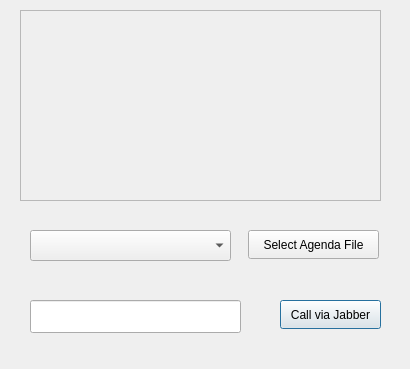
<?xml version="1.0" encoding="UTF-8"?>
<ui version="4.0">
 <class>Dialog</class>
 <widget class="QDialog" name="Dialog">
  <property name="geometry">
   <rect>
    <x>0</x>
    <y>0</y>
    <width>410</width>
    <height>369</height>
   </rect>
  </property>
  <property name="windowTitle">
   <string>Dialog</string>
  </property>
  <widget class="QTextBrowser" name="statusBox">
   <property name="enabled">
    <bool>false</bool>
   </property>
   <property name="geometry">
    <rect>
     <x>20</x>
     <y>10</y>
     <width>361</width>
     <height>191</height>
    </rect>
   </property>
  </widget>
  <widget class="QPushButton" name="callButton">
   <property name="geometry">
    <rect>
     <x>280</x>
     <y>300</y>
     <width>101</width>
     <height>29</height>
    </rect>
   </property>
   <property name="text">
    <string>Call via Jabber</string>
   </property>
  </widget>
  <widget class="QComboBox" name="agendaDropDown">
   <property name="geometry">
    <rect>
     <x>30</x>
     <y>230</y>
     <width>201</width>
     <height>31</height>
    </rect>
   </property>
  </widget>
  <widget class="QPushButton" name="selectFileButton">
   <property name="geometry">
    <rect>
     <x>248</x>
     <y>230</y>
     <width>131</width>
     <height>29</height>
    </rect>
   </property>
   <property name="text">
    <string>Select Agenda File</string>
   </property>
  </widget>
  <widget class="QLineEdit" name="phoneNumberEntry">
   <property name="geometry">
    <rect>
     <x>30</x>
     <y>300</y>
     <width>211</width>
     <height>33</height>
    </rect>
   </property>
  </widget>
 </widget>
 <resources/>
 <connections/>
</ui>
